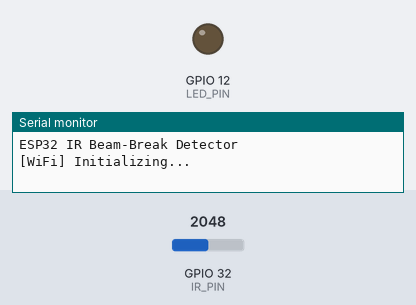
Bench run of a program on a simulated ESP32. On the bench: output pins drawn as LEDs (lit = HIGH), the last lines printed to the serial monitor. The inputs (shaded band) are chosen by the test bench; at power-on: GPIO 32 (IR_PIN) = 2048 (analog values on the 0–4095 scale). WiFi joins after 1.5 s; servers stay silent unless stated; uploads are accepted with an empty reply.

Above: at 0.2 s.
At 1.7 s:
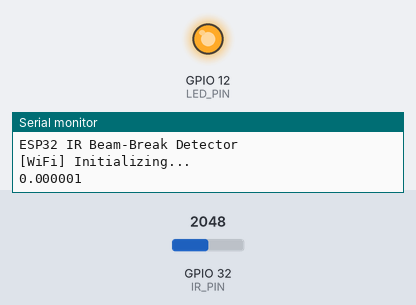
Timing chart, 0 to 3.2 s (numbered marks = the images above):
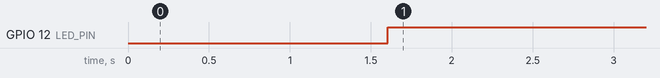

Measured:
- by itself, GPIO 12 (LED_PIN): LOW → HIGH at 1.6 s

The program:

main.cpp
```cpp
#include <Arduino.h>
#include <freertos/FreeRTOS.h>
#include <freertos/queue.h>
#include <freertos/task.h>

#include "NetworkManager.h"
#include "BeamDetector.h"
#include "IrReceiver.h"
#include "SupabaseClient.h"
#include "Config.h"

NetworkManager network;
BeamDetector beam;
IRReceiver receiver;

// Only copies cross task boundaries. The main loop owns the live beam state.
struct BackgroundWork
{
    bool broken;
    uint32_t revision;
    bool success;
};

QueueHandle_t workQueue;
QueueHandle_t resultQueue;
uint32_t revision = 0;
bool workInProgress = false;
unsigned long lastStateAttempt = 0;

bool broken = false;
bool brokenDirty = true; // write "intact" once at boot

void backgroundTask(void*)
{
    SupabaseClient cloud;

    BackgroundWork work;
    for (;;)
    {
        xQueueReceive(workQueue, &work, portMAX_DELAY);

        work.success = cloud.updateBeamState(work.broken);

        xQueueSend(resultQueue, &work, portMAX_DELAY);
    }
}

void setup()
{
    Serial.begin(115200);
    delay(100);
    Serial.println("ESP32 IR Beam-Break Detector");

    receiver.begin();
    network.begin();

    workQueue = xQueueCreate(1, sizeof(BackgroundWork));
    resultQueue = xQueueCreate(1, sizeof(BackgroundWork));
    ESP_ERROR_CHECK(workQueue && resultQueue ? ESP_OK : ESP_ERR_NO_MEM);
    const BaseType_t created = xTaskCreate(
        backgroundTask, "sensor-cloud", 12288, nullptr, 1, nullptr);
    ESP_ERROR_CHECK(created == pdPASS ? ESP_OK : ESP_ERR_NO_MEM);
}

void loop()
{
    receiver.update();

       // Send whenever the LED changes, but only after the beam
    // has been seen once (avoids a false alert at boot).
    static bool armed = false;
    static bool lastDetected = true;
    const bool detected = receiver.isDetected();

    if (!armed && detected) armed = true;

    const bool changed = armed && (detected != lastDetected);
    if (changed)
    {
        lastDetected = detected;
        broken = !detected;
        brokenDirty = true;
        ++revision;

        Serial.println(broken ? "[Beam] BROKEN" : "[Beam] Intact");
    }

    BackgroundWork result;
    if (xQueueReceive(resultQueue, &result, 0) == pdTRUE)
    {
        // A beam change during an HTTP request wins over its older result.
        // Keep the dirty flag so the next request sends the new state.
        if (result.success && revision == result.revision) brokenDirty = false;
        workInProgress = false;
    }

    network.update();

    const unsigned long now = millis();
    const bool sendState = network.isConnected() && brokenDirty &&
        (changed || now - lastStateAttempt >= 1000);

    if (!workInProgress && sendState)
    {
        BackgroundWork work = {broken, revision, false};
        if (xQueueSend(workQueue, &work, 0) == pdTRUE)
        {
            workInProgress = true;
            lastStateAttempt = now;
        }
    }
}
```

BeamDetector.h
```cpp
#pragma once

#include <Arduino.h>

// Turns the filter's raw beam/no-beam decision into a stable state.
// A change only counts after it has held for the configured confirm time.
class BeamDetector
{
public:
    // Returns true when the stable state changes.
    bool update(bool beamPresent, unsigned long now);

    bool isBroken() const { return broken_; }

    // False until the beam has been seen intact once. Breaks are only
    // reported to the cloud after this, so booting with the transmitter
    // off or misaligned does not send an alert.
    bool isArmed() const { return armed_; }

private:
    bool broken_ = true; // no beam seen yet at boot (LED on)
    bool armed_ = false;
    bool pending_ = false;
    unsigned long pendingSince_ = 0;
};
```

IrReceiver.h
```cpp
#pragma once

#include <Arduino.h>
#include "Config.h"

class IRReceiver {
public:
    IRReceiver();

    void begin();
    void update();

    bool isDetected() const;
    double getSignalStrength() const;

private:
    double inputHistory_[Config::FILTER_SIZE] = {};
    double outputHistory_[Config::FILTER_SIZE] = {};
    double magnitudeHistory_[Config::HISTORY_SIZE] = {};

    uint32_t lastSampleUs_ = 0;
    uint32_t lastCheckUs_ = 0;

    double signalStrength_ = 0.0;
    bool detected_ = false;

    void sample();
    void checkDetection();
};
```

NetworkManager.h
```cpp
#pragma once

#include <WiFiManager.h>

// Same Wi-Fi handling as Lab 1 (WiFiManager, non-blocking captive portal).
class NetworkManager
{
public:
    void begin();
    void update();
    bool isConnected() const;
    bool isConfigPortalActive();
    void startConfigPortal();
    void resetWiFiSettings();

private:
    void printConnectionStatus();

    WiFiManager wifiManager_;
    bool wasConnected_ = false;
};
```

Secrets.h
```cpp
#pragma once

constexpr char SUPABASE_URL[] =
    "https://witvuhdpcpfolevfjapq.supabase.co";

constexpr char SUPABASE_KEY[] =
    "sb_publishable_sbNdNAgtIPJu5M8eq8u4uQ_yZfwFBnN";
```

SupabaseClient.h
```cpp
#pragma once

#include <HTTPClient.h>

class SupabaseClient
{
public:
    // PATCH public.beam_state (id = Config::BEAM_ROW_ID) with {"broken": ...}.
    // The database webhook on UPDATE calls the Resend edge function.
    bool updateBeamState(bool broken);

private:
    void addHeaders(HTTPClient& http);
};
```

BeamDetector.cpp
```cpp
#include "BeamDetector.h"
#include "Config.h"

bool BeamDetector::update(bool beamPresent, unsigned long now)
{
    const bool brokenNow = !beamPresent;

    if (brokenNow == broken_)
    {
        pending_ = false; // glitch ended before it was confirmed
        return false;
    }

    if (!pending_)
    {
        pending_ = true;
        pendingSince_ = now;
        return false;
    }

    const uint32_t hold = brokenNow ? Config::BEAM_BREAK_CONFIRM_MS
                                    : Config::BEAM_RESTORE_CONFIRM_MS;
    if (now - pendingSince_ < hold)
    {
        return false;
    }

    broken_ = brokenNow;
    pending_ = false;
    if (!broken_) armed_ = true; // beam confirmed present at least once
    return true;
}
```

IrReceiver.cpp
```cpp
#include "IrReceiver.h"

#include <math.h>

IRReceiver::IRReceiver() = default;

void IRReceiver::begin()
{
    pinMode(Config::IR_PIN, INPUT);
    pinMode(Config::LED_PIN, OUTPUT);
    digitalWrite(Config::LED_PIN, LOW);

    analogReadResolution(Config::ADC_RESOLUTION_BITS);
    analogSetPinAttenuation(Config::IR_PIN, ADC_11db);

    const uint32_t now = micros();
    lastSampleUs_ = now;
    lastCheckUs_ = now;
}

void IRReceiver::update()
{
    const uint32_t now = micros();

    if (static_cast<uint32_t>(now - lastSampleUs_) >=
        Config::SAMPLE_INTERVAL_US)
    {
        // Advancing by the configured interval avoids accumulating drift.
        lastSampleUs_ += Config::SAMPLE_INTERVAL_US;
        sample();
    }

    if (static_cast<uint32_t>(now - lastCheckUs_) >=
        Config::CHECK_INTERVAL_US)
    {
        lastCheckUs_ = now;
        checkDetection();
    }
}

bool IRReceiver::isDetected() const
{
    return detected_;
}

double IRReceiver::getSignalStrength() const
{
    return signalStrength_;
}

void IRReceiver::sample()
{
    for (int i = Config::FILTER_SIZE - 1; i > 0; --i)
    {
        inputHistory_[i] = inputHistory_[i - 1];
        outputHistory_[i] = outputHistory_[i - 1];
    }

    for (int i = Config::HISTORY_SIZE - 1; i > 0; --i)
    {
        magnitudeHistory_[i] = magnitudeHistory_[i - 1];
    }

    const int adcValue = analogRead(Config::IR_PIN);
    inputHistory_[0] = adcValue *
        (Config::ADC_VOLTAGE / Config::ADC_MAX) - Config::ADC_OFFSET;

    double output = Config::FILTER_NUMERATOR[0] * inputHistory_[0];
    for (int i = 1; i < Config::FILTER_SIZE; ++i)
    {
        output += Config::FILTER_NUMERATOR[i] * inputHistory_[i]
            - Config::FILTER_DENOMINATOR[i] * outputHistory_[i];
    }

    outputHistory_[0] = output;
    magnitudeHistory_[0] = fabs(Config::FILTER_OUTPUT_SCALE * output);

    signalStrength_ = 0.0;
    for (int i = 0; i < Config::HISTORY_SIZE; ++i)
    {
        if (magnitudeHistory_[i] > signalStrength_)
        {
            signalStrength_ = magnitudeHistory_[i];
        }
    }
}

void IRReceiver::checkDetection()
{
    detected_ = signalStrength_ >= Config::DETECTION_THRESHOLD;

    Serial.println(signalStrength_, 6);
    digitalWrite(Config::LED_PIN, detected_ ? LOW : HIGH);
}
```

NetworkManager.cpp
```cpp
#include "NetworkManager.h"
#include "Config.h"

#include <WiFi.h>

void NetworkManager::begin()
{
    Serial.println("[WiFi] Initializing...");

    WiFi.mode(WIFI_STA);

    wifiManager_.setConfigPortalBlocking(false);
    wifiManager_.setCaptivePortalEnable(true);
    wifiManager_.setWiFiAutoReconnect(true);

    wifiManager_.autoConnect(
        Config::AP_NAME,
        Config::AP_PASSWORD
    );

    wasConnected_ = isConnected();
}

void NetworkManager::update()
{
    /*
     * Required when WiFiManager is operating
     * in non-blocking mode.
     */
    wifiManager_.process();

    bool connected = isConnected();

    // Detect a new connection.
    if (connected && !wasConnected_)
    {
        Serial.println("[WiFi] Connected");

        WiFi.setAutoReconnect(true);

        printConnectionStatus();
    }

    // Detect loss of Wi-Fi.
    if (!connected && wasConnected_)
    {
        Serial.println("[WiFi] Connection lost");
    }

    wasConnected_ = connected;
}

bool NetworkManager::isConnected() const
{
    return WiFi.status() == WL_CONNECTED;
}

bool NetworkManager::isConfigPortalActive()
{
    return wifiManager_.getConfigPortalActive();
}

void NetworkManager::startConfigPortal()
{
    if (wifiManager_.getConfigPortalActive())
    {
        return;
    }

    Serial.println(
        "[WiFi] Entering configuration mode..."
    );


    WiFi.setAutoReconnect(false);

    wifiManager_.disconnect();


    wifiManager_.startConfigPortal(
        Config::AP_NAME,
        Config::AP_PASSWORD
    );


    Serial.print("[WiFi] AP: ");
    Serial.println(Config::AP_NAME);

    Serial.println(
        "[WiFi] Open http://192.168.4.1"
    );
}

void NetworkManager::resetWiFiSettings()
{
    Serial.println(
        "[WiFi] Erasing saved Wi-Fi credentials"
    );

    wifiManager_.resetSettings();

    WiFi.disconnect(true, true);

    delay(500);

    startConfigPortal();
}

void NetworkManager::printConnectionStatus()
{
    Serial.print("[WiFi] SSID: ");
    Serial.println(WiFi.SSID());

    Serial.print("[WiFi] IP address: ");
    Serial.println(WiFi.localIP());

    Serial.print("[WiFi] Signal strength: ");
    Serial.print(WiFi.RSSI());
    Serial.println(" dBm");
}
```

SupabaseClient.cpp
```cpp
#include "SupabaseClient.h"

#include <Arduino.h>
#include <ArduinoJson.h>
#include <HTTPClient.h>
#include <WiFi.h>
#include <WiFiClientSecure.h>

#include "Config.h"
#include "Secrets.h"


// =========================================================
// HEADERS
// =========================================================

void SupabaseClient::addHeaders(HTTPClient& http)
{
    http.addHeader(
        "Content-Type",
        "application/json"
    );

    http.addHeader(
        "apikey",
        SUPABASE_KEY
    );

    http.addHeader(
        "Prefer",
        "return=minimal"
    );
}


// =========================================================
// UPDATE CURRENT BEAM STATE
// =========================================================

bool SupabaseClient::updateBeamState(bool broken)
{
    if (WiFi.status() != WL_CONNECTED)
    {
        return false;
    }

    String url =
        String(SUPABASE_URL) +
        "/rest/v1/beam_state"
        "?id=eq." +
        String(Config::BEAM_ROW_ID);

    // State changes are rare, so a short-lived connection avoids reusing
    // a socket the server closed while the beam sat idle.
    WiFiClientSecure client;
    client.setInsecure();

    HTTPClient http;

    if (!http.begin(client, url))
    {
        return false;
    }

    http.setTimeout(Config::HTTP_TIMEOUT_MS);

    addHeaders(http);

    JsonDocument json;
    json["broken"] = broken;

    String body;
    serializeJson(json, body);

    const int responseCode = http.PATCH(body);

    const bool success =
        responseCode >= 200 &&
        responseCode < 300;

    if (success)
    {
        Serial.print("[Cloud] Beam state updated -> ");
        Serial.println(broken ? "BROKEN" : "INTACT");
    }
    else
    {
        Serial.print("[Cloud] State update failed: ");
        Serial.println(responseCode);

        if (responseCode > 0)
        {
            Serial.println(http.getString());
        }
    }

    http.end();
    return success;
}
```

Config.h
```cpp
#pragma once

#include <Arduino.h>

namespace Config
{
// ---------------- Wi-Fi setup portal (used by NetworkManager) -------------
constexpr const char* AP_NAME = "BeamBreak-Setup";
constexpr const char* AP_PASSWORD = "beam1234"; // WiFiManager needs >= 8 chars

// ---------------- Beam-break debounce -------------------------------------
// Applied to the digital filter's output so a single noisy filter block
// cannot trigger (or clear) an alert.
constexpr uint32_t BEAM_BREAK_CONFIRM_MS = 100;   // beam missing this long = broken
constexpr uint32_t BEAM_RESTORE_CONFIRM_MS = 300; // beam back this long = restored

// ---------------- Cloud ---------------------------------------------------
constexpr int BEAM_ROW_ID = 1;              // row in public.beam_state
constexpr uint16_t HTTP_TIMEOUT_MS = 3000;

// ---------------- IR receiver ---------------------------------------------
constexpr uint8_t IR_PIN = 32;
constexpr uint8_t LED_PIN = 12;

constexpr int FILTER_ORDER = 6;
constexpr int FILTER_SIZE = FILTER_ORDER + 1;
constexpr int HISTORY_SIZE = 10;

// 333 us is the interval used when the filter was designed (~3000 Hz).
constexpr uint32_t SAMPLE_INTERVAL_US = 333;
constexpr uint32_t CHECK_INTERVAL_US = 1000000;
constexpr double DETECTION_THRESHOLD = 0.5;

constexpr uint8_t ADC_RESOLUTION_BITS = 12;
constexpr int ADC_MAX = 4095;
constexpr double ADC_VOLTAGE = 3.3;
constexpr double ADC_OFFSET = ADC_VOLTAGE / 2.0;
constexpr double FILTER_OUTPUT_SCALE = 2.0;

constexpr double FILTER_NUMERATOR[FILTER_SIZE] = {
    0.000941313746993275,
    0,
    -0.00282394124097983,
    0,
    0.00282394124097983,
    0,
    -0.000941313746993275
};

constexpr double FILTER_DENOMINATOR[FILTER_SIZE] = {
    1,
    -3.39337775868904,
    6.42931418056668,
    -7.32802209032523,
    5.5902473448203,
    -2.5645446166821,
    0.657274702102658
};
}
```
